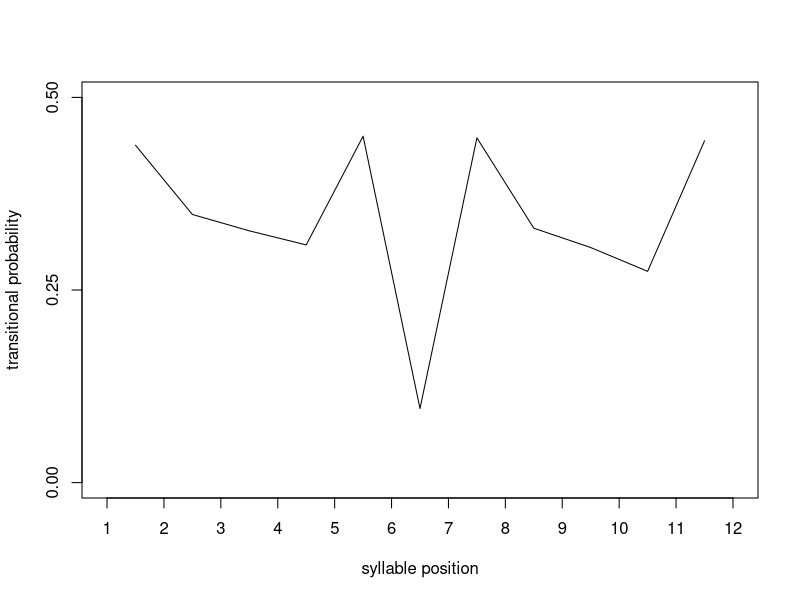

Write R code to recreate this figure.


tps <- c(0.5621,0.6520,0.6732,0.6915,0.5504,0.9039,0.5525,0.6698,0.6949,0.7258,0.5564)

pdf("~/Desktop/bisegle tex/figures/ex.pdf",width=5.4,height=3.5)
plot((1:11)+.5,1-tps,type="l",ylab="transitional probability",xlim=c(1,12),
	xlab="syllable position",xaxp=c(1,12,11),yaxp=c(0,.5,2),
	ylim=c(0,.5))
dev.off()
